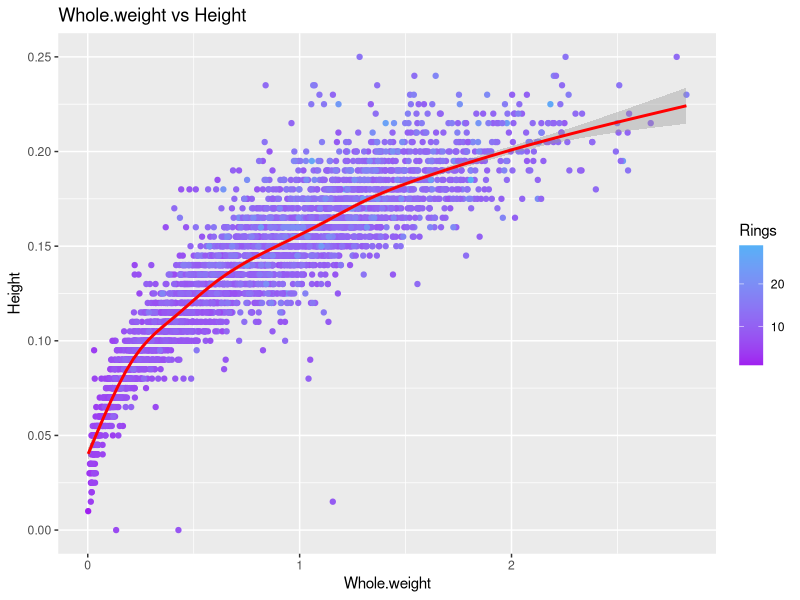
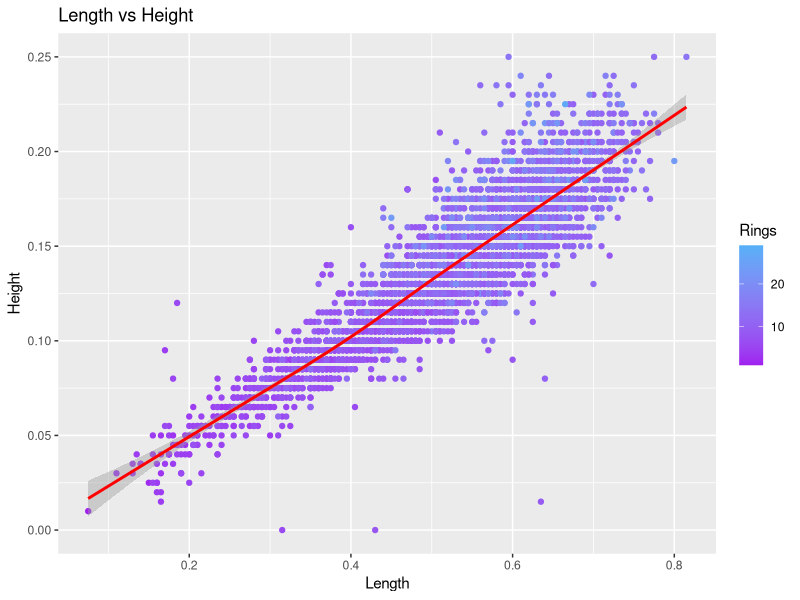
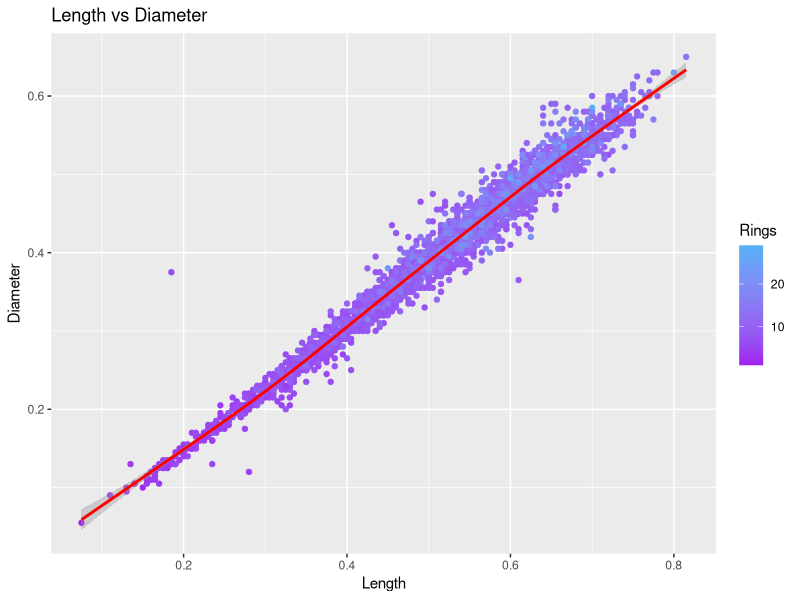
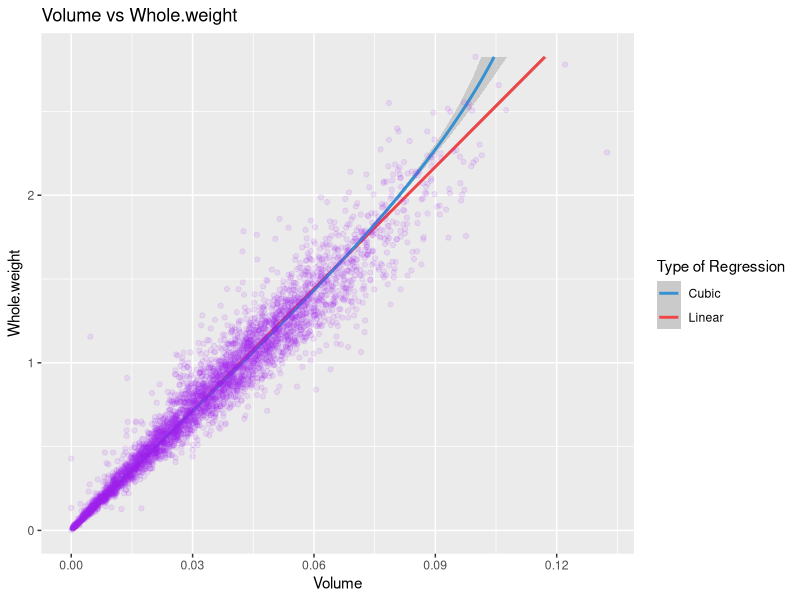
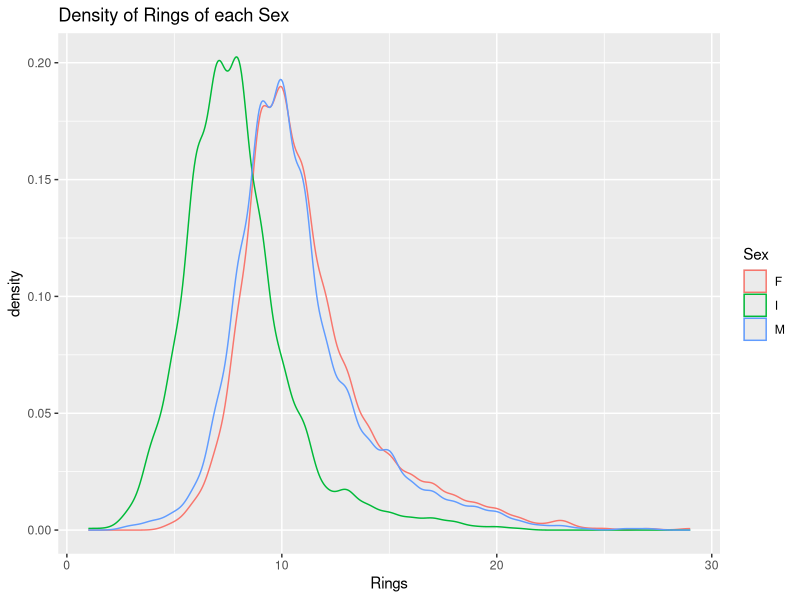
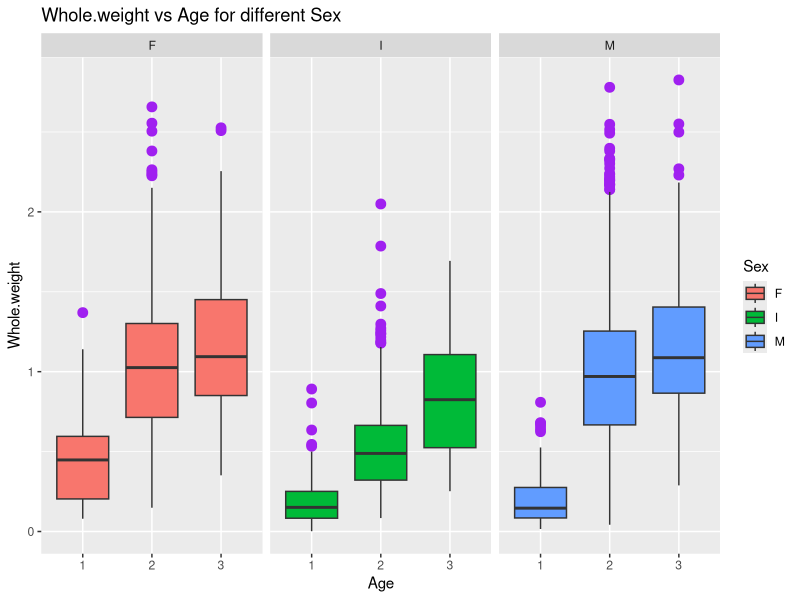
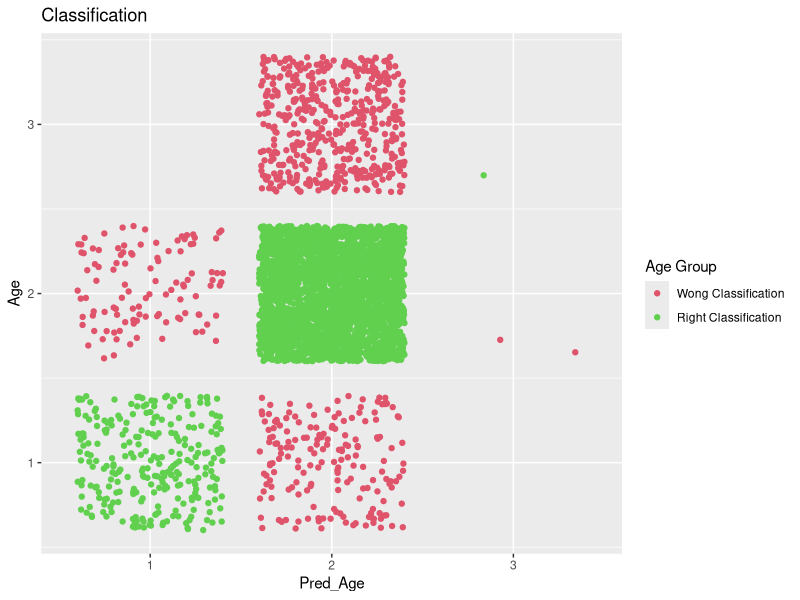
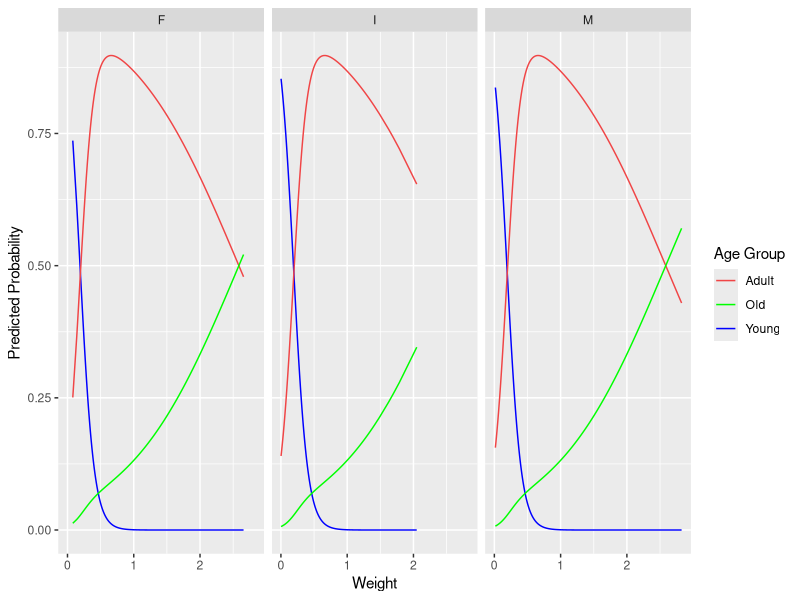

These figures' R source, in order: (Note: this script raises an error after producing the figures.)
library(ggplot2)
library(plyr)
library(nnet)
library(MASS)
library(gridExtra)
library(lattice)
library(RColorBrewer)

Data = read.csv("abalone_clean.csv")  # Import Data
head(Data)
# Number of abalone of different Sex in different Age group.
with(Data, table(Sex, Age))

# First= of all, I want to test whether Observation data like Height, Whole.weight can be helpful to devide the abalone to different Age group. Logistice regression is applied to do this analysis.
ggplot(Data, aes(x = Whole.weight, y=Height)) + geom_point(aes(colour = Rings)) +scale_colour_gradient(low = "purple") + stat_smooth(colour="red") + ggtitle("Whole.weight vs Height")

ggplot(Data, aes(x = Length, y=Height)) + geom_point(aes(colour = Rings)) +scale_colour_gradient(low = "purple") + stat_smooth(colour="red") + ggtitle("Length vs Height")

ggplot(Data, aes(x =Length , y=Diameter)) + geom_point(aes(colour = Rings)) +scale_colour_gradient(low = "purple") + stat_smooth(colour="red") + ggtitle("Length vs Diameter")

ggsave("Whole.weight vs Height.png")
ggsave("Length vs Height.png")
ggsave("WLength vs Diameter.png")

# From above graphs, it is obvious that Length, Height and Diameter are relatively linear correlated. In fact, it is natural to think that the bigger the abalone, the haeavier they are, so I want ot check whether it is perfectly correlated between Whole.weight and Volume. 
# Construct Volum and Whole.weight dataset

yData = ddply(Data, ~Sex+Age, summarize, Volume = Length * Diameter * Height,  Whole.weight = Whole.weight,Rings = Rings)
# Draw the point and regression lines
cols <- c("Linear"="#f04546","Cubic"="#3591d1")
ggplot(data = yData, aes(x = Whole.weight, y = Volume)) + 
  geom_smooth(method = "lm",aes(colour = "Linear"),lwd = 1 )+ 
  geom_smooth(method = "lm", formula = y ~ poly(x, 3),aes( colour = "Cubic"),lwd = 1)+
  geom_point(alpha = 1/10,colour = "purple") + 
  scale_colour_manual("Type of Regression",values = cols) + 
  ggtitle("Volume vs Whole.weight") + coord_flip() + 
  scale_y_continuous(name = "Volume", breaks = seq(0, 0.15, by = 0.03))
ggsave("Volume vs Whole.weight.png")
# From the graph above, it can be seen that Cubic regression and Linear regression is almost same in the begining, but diverge when Volume is large, which means that Volume and Whole.weight is highly correlated for small abalone.

# Why not just use Whole.weight to predict the Rings of abalone? 
# Calculate mean and variance of Whole.weight in different Sex.
with(Data, do.call(rbind, tapply(Whole.weight, Sex, function(x) c(M = mean(x), SD = sd(x)))))
# It seems that F amd M are more heavier than I. Does that mean I group do not have large rings?
ggplot(data=Data, aes(x = Rings,group=Sex,colour=Sex)) + geom_density() + ggtitle("Density of Rings of each Sex")
# Sex I group abalone is yougner than F and M group, but it do have old abalone with Sex I.
ggsave("Density of Rings of each Sex.png")

ggplot(data = Data, aes(x = factor(Age), y = Whole.weight)) + geom_boxplot(outlier.colour = "purple", outlier.size = 3,aes(fill = Sex)) + facet_wrap(~Sex, ncol=3) + ggtitle("Whole.weight vs Age for different Sex") + xlab("Age")
ggsave("Whole.weight vs Age for different Sex.png")
# Compare to M and F, it seems that abalone with sex I have less weight. 

# Fit Multinomial Regression Model
logit <- multinom(Age ~  Whole.weight, data = yData)
summary(logit) 
pp = fitted(logit)
pred<-predict(logit)
table(pred,Data$Age)

# Construct a new dataset with information above.
newdata = with(yData, data.frame(Weight = Whole.weight,Sex = Sex, Pred_Prob = pp, Age = Age,Pred_Age = pred))
head(newdata)
ggplot(newdata, aes(x = Pred_Age, y=Age, colour = factor(Pred_Age==Age))) +
  geom_point(position = "jitter") +
  scale_colour_manual("Age Group", values = c("2", "3"), labels = c("Wong Classification","Right Classification")) +
  ggtitle("Classification") 
ggsave("Classification.png")

# Plot the Predicted Probability for different age group
cols <- c("Young"="blue","Adult"="#f04546", "Old" = "green")
ggplot(newdata, aes(x= Weight)) + 
  geom_line(aes(y = Pred_Prob.1, colour = "Young")) + 
  geom_line(aes(y = Pred_Prob.2, colour = "Adult")) +
  geom_line(aes(y = Pred_Prob.3, colour = "Old")) + 
  ylab("Predicted Probability") +  facet_wrap(~Sex, ncol=3) +
  scale_colour_manual("Age Group", values = cols) 
ggsave("Predicted Probability.png")
# From the graph, we can tell that prediction for Young gropu should be good,but it may difficult to distinguish Old and Adult when Weight is heavy.

# It seems that more Sex I abalone is mis-classfied to Young and Adult group, but more Sex F abalone is mis-classfied to Old grope. And the biggest problem is in Old group. One reason maybe that we adopt linear combinaiton of varaibles in multinomial regression instead. 

# How about using Linear Discriminant Analysis?
# Only using Whole.weight 
LDA1 = lda(Age ~ Whole.weight, yData)
pred1 = predict(LDA1)$class
newdataL1 = with(yData, data.frame(Weight = Whole.weight,Sex = Sex,Age = Age, Pred_Age1 = pred1))
Data_misL1 = subset(newdataL1, Age != Pred_Age1)

# Using both Whole.weight and Volume.
LDA2 = lda(Age ~ ., yData)
pred2 = predict(LDA2)$class
newdataL2 = with(yData, data.frame(Weight = Whole.weight,Sex = Sex,Age = Age, Pred_Age2 = pred2))
Data_misL2 = subset(newdataL2, Age != Pred_Age2)

p1 = ggplot(Data_misL1, aes(x = Age,fill = Sex)) + geom_bar(binwidth = 1/2,color = "darkgrey") + 
  ylab("Number of mis-classfied data") + 
  ggtitle(" Using Whole.weight only") +
  theme(axis.text.x = element_text(angle = 90)) +
  scale_fill_brewer("Sex", type = "qual", palette = 3)
p2 = ggplot(Data_misL2, aes(x = Age,fill = Sex)) + geom_bar(binwidth = 1/2,color = "darkgrey") + 
  ylab("Number of mis-classfied data") + 
  ggtitle("Using Whole.weight & Volume") +
  theme(axis.text.x = element_text(angle = 90)) +
  scale_fill_brewer("Sex", type = "qual", palette = 3)
grid.arrange(p1, p2, main = "Mis Classified Data for Different Sex__LDA")
ggsave("Mis Classified Data for Different Sex__LDA.png")
# From above analysis, we find out that even though Whole.weight is highly correlated to Volume, but Volume have significant influence on the classification problem. Does this mean Volume is more important to do classification?

# Only use Volume
LDA3 = lda(Age ~ Volume, yData)
pred3 = predict(LDA3)$class
newdataL3 = with(yData, data.frame(Weight = Whole.weight,Sex = Sex,Age = Age, Pred_Age3 = pred3))
Data_misL3 = subset(newdataL3, Age != Pred_Age3)


ggplot(newdataL2, aes(x = Pred_Age2, y=Age, colour = factor(Pred_Age2==Age))) +
  geom_point(position = "jitter") + 
  scale_colour_manual("Age Group", values = c("2", "3"), labels = c("Wong Classification","Right Classification")) +
  ggtitle("Classification using Whole.weight & Volume")
ggsave("Classification using Whole.weight & Volume.png")
ggplot(newdataL3, aes(x = Pred_Age3, y=Age, colour = factor(Pred_Age3==Age))) +
  geom_point(position = "jitter") + 
  scale_colour_manual("Age Group", values = c("2", "3"), labels = c("Wong Classification","Right Classification")) +
  ggtitle("Classification Using Volume")
ggsave("Classification Using Volume.png")

# The answer is NO. Using Volume and Whole.weight seperately will not give a good classification.

# Little conlusion: Using LDA is more efficient to classify the data then multinomial regression. It is sure that using observations ie, Whole.weight and Volume together, we can already classify the avalone into different Age group well.

# Then, which variable is more important, Length, Diameter, Height, or Whole.weight? We do not want to consider Volume now because this measure can not be obtained directly. So we will go back to above four easily measured variables.
# New data frame which record the minimum value and maximum value of each variable.
jData <- ddply(Data, ~ Sex + Rings, function(x) {
  jLevels <- c("min", "max")
  Length = range(x$Length)
  Height = range(x$Height)
  Diameter = range(x$Diameter)
  Whole.weight = range(x$Whole.weight)
  return(data.frame(Length, Height, Diameter, Whole.weight, stat = jLevels))
})
# Plot the graph 
p_Height = ggplot(jData, aes(x = Rings,y = Height, group = stat,colour = stat)) + geom_line() + geom_point() + facet_wrap(~Sex, ncol=3) + ggtitle("Height: Min vs Min") + theme(legend.position = "none")
p_Length = ggplot(jData, aes(x = Rings,y = Length, group = stat,colour = stat)) + geom_line() + geom_point() + facet_wrap(~Sex, ncol=3) + ggtitle("Length: Min vs Max")  + theme(legend.position = "none")
p_Diameter = ggplot(jData, aes(x = Rings,y = Diameter, group = stat,colour = stat)) + geom_line() + geom_point() + facet_wrap(~Sex, ncol=3) + ggtitle("Diameter: Min vs Max") + theme(legend.position = "none")
p_Whole.weight = ggplot(jData, aes(x = Rings,y = Whole.weight, group = stat,colour = stat)) + geom_line() + geom_point() + facet_wrap(~Sex, ncol=3) + ggtitle("Whole.weight: Min vs Max") 

tmp <- ggplot_gtable(ggplot_build(p_Whole.weight))
leg <- which(sapply(tmp$grobs, function(x) x$name) == "guide-box")
legend <- tmp$grobs[[leg]]

grid.arrange(arrangeGrob(p_Whole.weight+theme(legend.position="none"),p_Length,p_Height,p_Diameter))
ggsave("Min vs Max within each Observed Varialbes.png")

# Try the similar thing in xyplot
px_Height = xyplot(Height ~  Rings| Sex, jData, group=stat, auto.key =  list(columns = 2,x = 0.35, y = 0.85, corner = c(0, 1)), type=c("p", "l"),par.settings = list(superpose.line = list(col = c("red", "blue")), superpose.symbol = list(col = c("red", "blue"))), grid = "h")
grid.arrange(arrangeGrob(p_Height+xlab(""),px_Height))
ggsave("ggplot vs xyplot.png")

# From the graph above, we can see that Whole.weight and Height share the similar trend of range, while Length and Diameter share similar trend of range. Does it mean Whole.wieght is more close related to Height, and Length is more related to Diameter?

# Regression.
# Height
jFun <- function(x) {
  name = c()
  Coefs = c()
  for(i in 1:4 ){
  temp = c()
  temp <- rbind(temp,as.numeric(coef(lm(x[,i+1] ~ Rings, x))))
  Coefs = rbind(Coefs, temp)
  name = rbind(name, names(x[i+1]))
  }
  return(data.frame(Intercept = Coefs[,1],Slope = Coefs[,2] ,Variable = name))
}
jCoefs <- ddply(Data, ~ Sex, jFun)

foo <- ddply(jCoefs, ~ Variable, function(x) {
    lerange <- c(which.min(x$Intercept), which.max(x$Intercept))
    cbind(x[lerange, c("Variable", "Sex", "Intercept", "Slope")], stat=c("min_slope", "max_slope"))
 })

# From above table, it shows that Sex I have min_slope for all Variables, and Sex F have max_slope for all variables.
# Plot the regression line of Height
ggplot(subset(Data, Sex %in% c("F","I")), aes(x = Rings, y = Height) ) +   facet_wrap(~Sex, ncol=2) + 
  geom_smooth(method = "lm", colour = "purple") + 
  geom_point(aes(colour = factor(Age))) +
  ggtitle("Max_slope vs Min_slope of Height") + 
  scale_colour_manual("Age Group",values = c("4","3","5"), labels = c("Young","Adult","Old")) 
ggsave("Max_slope vs Min_slope of Height.png")

# Plot the regression line of Diameter
ggplot(subset(Data, Sex %in% c("F","I")), aes(x = Rings, y = Diameter)) +   facet_wrap(~Sex, ncol=2) + 
  geom_smooth(method = "lm", colour = "purple") + 
  geom_point(aes(colour = factor(Age))) +
  ggtitle("Max_slope vs Min_slope of Diameter") + 
  scale_colour_manual("Age Group",values = c("4","3","5"), labels = c("Young","Adult","Old")) 
ggsave("Max_slope vs Min_slope of Diameter.png")

# Plot the regressio line of Length
ggplot(subset(Data, Sex %in% c("F","I")), aes(x = Rings, y = Length)) +   facet_wrap(~Sex, ncol=2) + 
  geom_smooth(method = "lm", colour = "purple") + 
  geom_point(aes(colour = factor(Age))) +
  ggtitle("Max_slope vs Min_slope of Length") + 
  scale_colour_manual("Age Group",values = c("4","3","5"), labels = c("Young","Adult","Old")) 
ggsave("Max_slope vs Min_slope of Length.png")

# Plot the regression line of Whole.weight
ggplot(subset(Data, Sex %in% c("F","I")), aes(x = Rings, y = Whole.weight)) +   facet_wrap(~Sex, ncol=2) + 
  geom_smooth(method = "lm", colour = "purple") + 
  geom_point(aes(colour = factor(Age))) +
  ggtitle("Max_slope vs Min_slope of Whole.weight") + 
  scale_colour_manual("Age Group",values = c("4","3","5"), labels = c("Young","Adult","Old")) 
ggsave("Max_slope vs Min_slope of Whole.weight.png")

# From the above graphs, it is obvious that the quantility increase of Sex I along with Rings is much greater than Sex F, which means that it may easy to classify the Sex to different Age group by quantility measure like Height, Weight etc.



